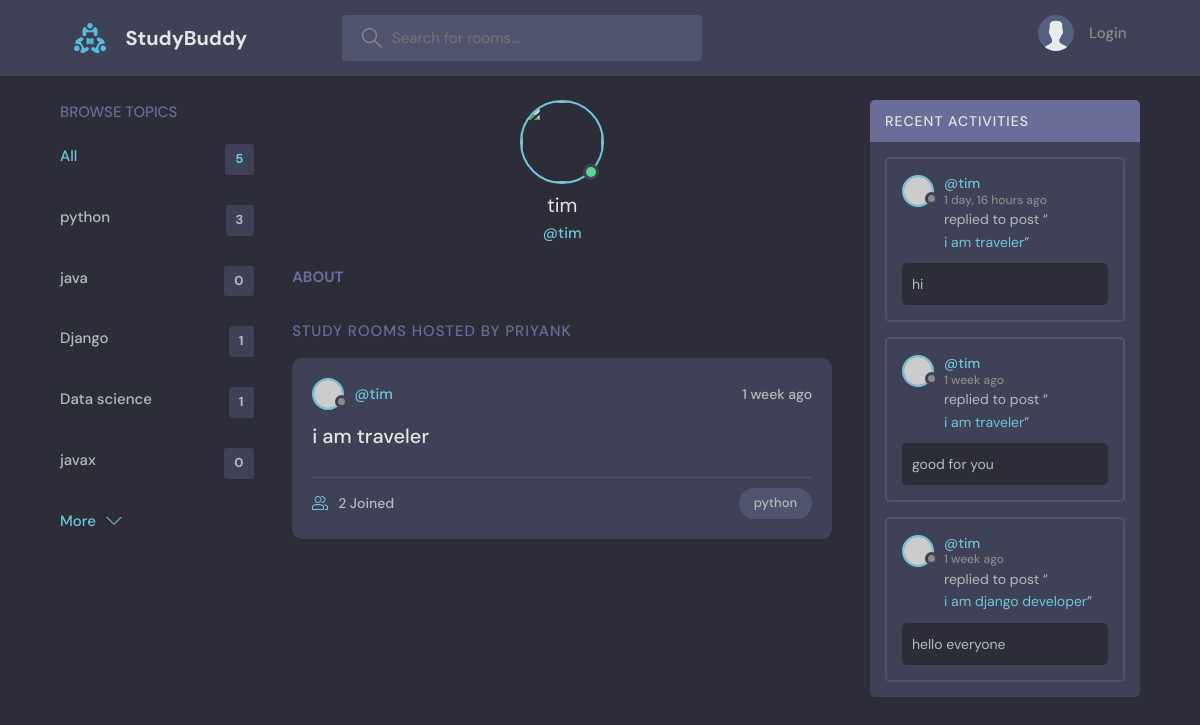
The page /profile/2 on the database its author committed.
### base/models.py (models this page shows, shortened)
class Topic(models.Model):
    name = models.CharField(max_length=200)

class Room(models.Model):
    host = models.ForeignKey(User, on_delete=models.SET_NULL, null = True)
    topic = models.ForeignKey(Topic, on_delete=models.SET_NULL, null=True)
    name = models.CharField(max_length=200)
    description = models.TextField(null = True, blank = True)
    participants = models.ManyToManyField(User, related_name = 'participants', blank = True)
    updated = models.DateTimeField(auto_now=True)
    created = models.DateTimeField(auto_now_add=True)
    class Meta:
        ordering = ['-updated', '-created'] # '-' for descending order
    def __str__(self):
        return self.name

class Message(models.Model):
    user = models.ForeignKey(User, on_delete=models.CASCADE)
    room = models.ForeignKey(Room, on_delete=models.CASCADE) #cascade means if room deleted then all message from that room will get deleted.
    body = models.TextField()
    updated = models.DateTimeField(auto_now=True)
    created = models.DateTimeField(auto_now_add=True)
    class Meta:
        ordering = ['-updated', '-created'] # '-' for descending order

### base/views.py (the view)
# urls.py: path('profile/<str:pk>', views.userProfile, name = "user-profile"),
def userProfile(request, pk):
    user = User.objects.get(id = pk)
    rooms = user.room_set.all()
    room_messages = user.message_set.all()
    topics = Topic.objects.all()
    context = {'user': user, 'rooms': rooms, 'room_messages': room_messages, 'topics': topics}
    return render(request, 'base/profile.html', context)

### base/templates/base/profile.html (shortened to what this page needs)
{% extends 'main.html' %}
{% block content %}
<main class="profile-page layout layout--3">
  <div class="container">
    {% include 'base/topics_component.html' %}
    <div class="roomList">
      <div class="profile">
        <div class="profile__avatar">
          <div class="avatar avatar--large active">
            <img src="{{user.avatar.url}}" />
          </div>
        </div>
        <div class="profile__info">
          <h3>{{user.username}}</h3>
          <p>@{{user.username}}</p>
        </div>
        <div class="profile__about">
          <h3>About</h3>
        </div>
      </div>
      <div class="roomList__header">
        <div>
          <h2>Study Rooms Hosted by Priyank</a>
          </h2>
        </div>
      </div>
      {% include 'base/feed_component.html' %}
    </div>
    {% include 'base/activity_component.html' %}
  </div>
</main>
{% endblock content %}

### base/templates/base/topics_component.html
<div class="topics">
    <div class="topics__header">
      <h2>Browse Topics</h2>
    </div>
    <ul class="topics__list">
      <li>
        <a href="{% url 'home' %}" class="active">All <span>{{topics.count}}</span></a>
      </li>
      {% for topic in topics %}
      <li>
    <a href="{% url 'home' %}?q={{topic.name}}">{{topic.name}} <span>{{topic.room_set.all.count}}</span></a>
      </li>
      {% endfor %}
    </ul>
    <a class="btn btn--link" href="topics.html">
      More
      <svg version="1.1" xmlns="http://www.w3.org/2000/svg" width="32" height="32" viewBox="0 0 32 32">
        <title>chevron-down</title>
        <path d="M16 21l-13-13h-3l16 16 16-16h-3l-13 13z"></path>
      </svg>
    </a>
  </div>

### base/templates/base/feed_component.html (shortened to what this page needs)
{% for room in rooms %}
<div class="roomListRoom">
  <div class="roomListRoom__header">
    <a href="{% url 'user-profile' room.host.id %}" class="roomListRoom__author">
      <div class="avatar avatar--small">
        <img src="https://randomuser.me/api/portraits/women/11.jpg" />
      </div>
      <span>@{{room.host.username}}</span>
    </a>
    <div class="roomListRoom__actions">
      <span>{{room.created| timesince}} ago</span>
    </div>
  </div>
  <div class="roomListRoom__content">
    <a href="{% url 'room' room.id %}">{{room.name}}</a>
  </div>
  <div class="roomListRoom__meta">
    <a href="{% url 'room' room.id %}" class="roomListRoom__joined">
      {{room.participants.all.count}} Joined
    </a>
    <p class="roomListRoom__topic">{{room.topic.name}}</p>
  </div>
</div>
{% endfor %}

### base/templates/base/activity_component.html (shortened to what this page needs)
<div class="activities">
    <div class="activities__header">
      <h2>Recent Activities</h2>
    </div>
    {% for message in room_messages%}
    <div class="activities__box">
      <div class="activities__boxHeader roomListRoom__header">
        <a href="{% url 'user-profile' message.user.id %}" class="roomListRoom__author">
          <div class="avatar avatar--small">
            <img src="https://randomuser.me/api/portraits/women/11.jpg" />
          </div>
          <p>
            @{{message.user}}
            <span>{{message.created| timesince}} ago</span>
          </p>
        </a>
      </div>
      <div class="activities__boxContent">
        <p>replied to post “<a href="{% url 'room' message.room.id %}">{{message.room}}</a>”</p>
        <div class="activities__boxRoomContent">
          {{message.body}}
        </div>
      </div>
    </div>
   {% endfor %}
  </div>

### rows shown on the page
Topic: name "python", room_set.all.count "3"
Topic: name "java", room_set.all.count "0"
Topic: name "Django", room_set.all.count "1"
Topic: name "Data science", room_set.all.count "1"
Topic: name "javax", room_set.all.count "0"
Room: host.username "tim", created "1 week", name "i am traveler", participants.all.count "2", topic.name "python"
Message: user "tim", created "1 day, 16 hours", room "i am traveler", body "hi"
Message: user "tim", created "1 week", room "i am traveler", body "good for you"
Message: user "tim", created "1 week", room "i am django developer", body "hello everyone"

### other values the page prints
{{ topics.count }} "5"
{{ user.username }} "tim"
